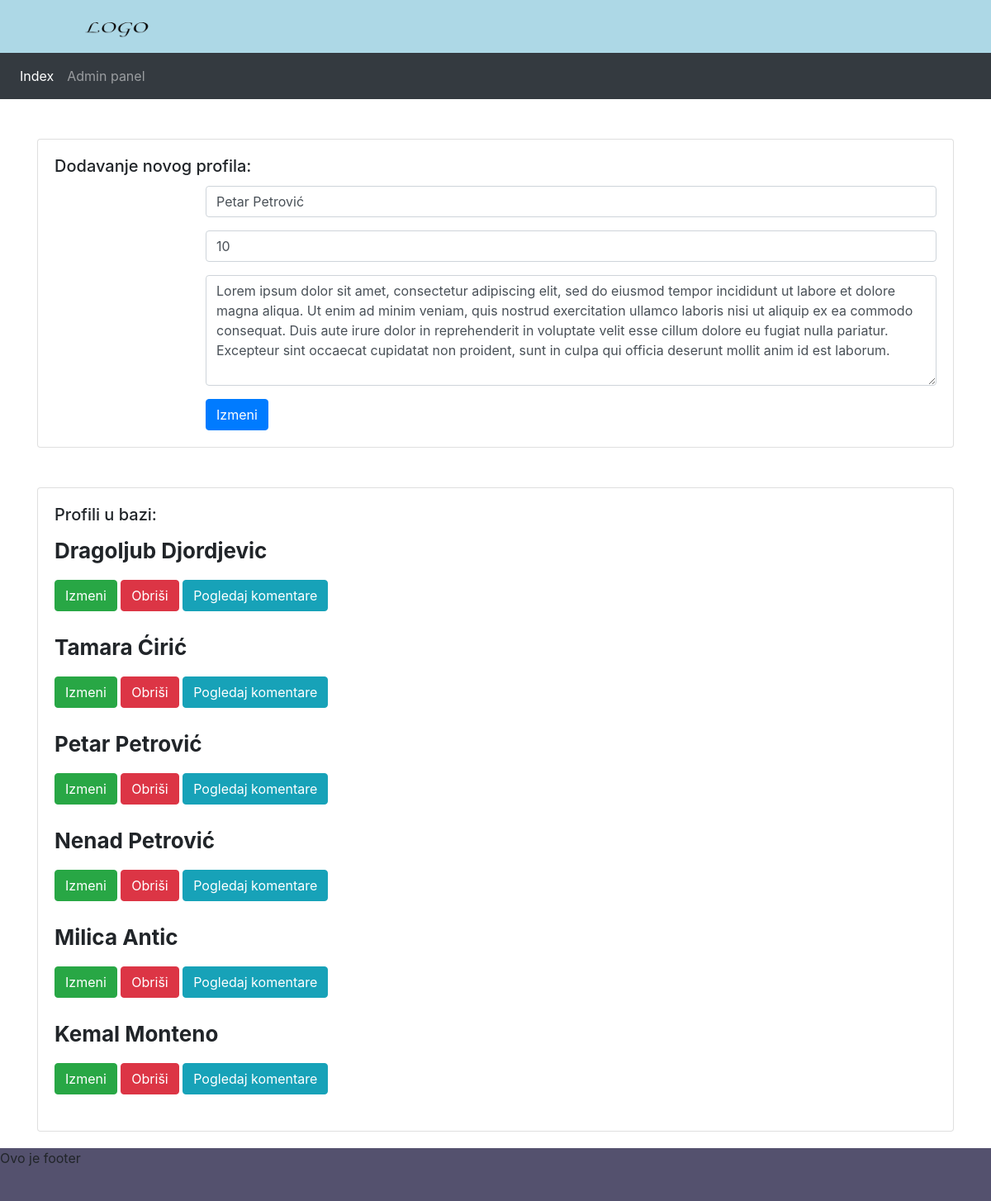
Screenshot of /controllers/admin.php?id=4&update with the database file from the repository.
### tables this page shows
CREATE TABLE `profiles` (
  `profile_id` int(11) NOT NULL AUTO_INCREMENT,
  `profile_name` varchar(50) DEFAULT NULL,
  `profile_price` int(11) DEFAULT NULL,
  `profile_description` longtext,
  `profile_image` varchar(50) DEFAULT NULL,
  PRIMARY KEY (`profile_id`)
);

### classes/Template.php (called while the page is built, shortened)
<?php
class Template {
    protected $template;
    public function __construct($template){
        $this->template = $template;
    }
    public function __toString(){
    	include basename($this->template);
      	return ob_get_clean();
    }
}

### classes/Database.php (called while the page is built, shortened)
<?php
class Database {
	private $host = DB_HOST;
	private $user = DB_USER;
	private $pass = DB_PASS;
	private $dbname = DB_NAME;
	private $dbh;
	private $stmt;
	public function __construct() {
		$dsn = 'mysql:host=' . $this->host . ';dbname=' . $this->dbname;
		$options = array (
				PDO::ATTR_ERRMODE => PDO::ERRMODE_EXCEPTION,
                PDO::MYSQL_ATTR_INIT_COMMAND => "SET NAMES utf8mb4"
		);
		try {
			$this->dbh = new PDO ($dsn, $this->user, $this->pass, $options);
		}
		catch ( PDOException $e ) {
			$this->error = $e->getMessage();
		}
	}
	public function query($query) {
		$this->stmt = $this->dbh->prepare($query);
	}
	public function execute(){
		return $this->stmt->execute();
	}
	public function resultset(){
		$this->execute();
		return $this->stmt->fetchAll(PDO::FETCH_OBJ);
	}
	public function single(){
		$this->execute();
		return $this->stmt->fetch(PDO::FETCH_OBJ);
	}
}

### classes/Profile.php (called while the page is built, shortened)
<?php
class Profile
{
    private $database;
    public function __construct($db)
    {
        $this->database = $db;
    }
    public function readAllProfiles()
    {
        $this->database->query("SELECT * FROM `profiles` ");
        return $this->database->resultset();
    }
    public function getSingleProfile($id)
    {
        $this->database->query("SELECT * FROM `profiles` where profile_id=$id");
        return $this->database->single();
    }
}

### templates/admin.php (the view, shortened to what this page needs)
<div class="card mt-5">
    <div class="card-body">
        <h5 class="card-title">Dodavanje novog profila:</h5>
        <div class="row">
            <div class="col md-6 offset-2">
                <form action="admin.php" method="post">
                    <div class="form-group">
                        <input type="text" placeholder="Unesite ime" class="form-control" name="name"
                               value="<?php if (isset($singleProfile)) echo $singleProfile->profile_name ?>" required>
                    </div>
                    <div class="form-group">
                        <input type="number" class="form-control" placeholder="Unesite cenu po satu" name="price"
                               value="<?php if (isset($singleProfile)) echo $singleProfile->profile_price ?>" required>
                    </div>
                    <div class="form-group">
                        <textarea class="form-control" cols="30" rows="5" placeholder="Podaci o profilu"
                                  name="description"
                                  required><?php if (isset($singleProfile)) echo $singleProfile->profile_description ?></textarea>
                    </div>
                    <input class="btn btn-primary" type="submit"
                           value="<?php if (isset($singleProfile)) echo 'Izmeni'; else echo 'Unesi' ?>"
                           name="<?php if (isset($singleProfile)) echo 'update_profile'; else echo 'insert_profile' ?>">
                </form>
            </div>
        </div>
    </div>
</div>
<div class="card mt-5">
    <div class="card-body">
        <h5 class="card-title">Profili u bazi:</h5>
        <?php
        foreach ($profiles as $profile) : ?>
            <div>
                <p class="profile_name"><?php echo $profile->profile_name; ?></p>
                <a class="btn btn-success" href='admin.php?id=<?php echo $profile->profile_id ?>&update'>Izmeni </a>
                <a class="btn btn-danger"
                   onclick="return confirm('Da li ste sigurni da želite da obrišete ovaj profil?')"
                   href='admin.php?id=<?php echo $profile->profile_id ?>&action=delete'>Obriši </a>
                <a class="btn btn-info" href='admin_comments.php?id=<?php echo $profile->profile_id ?>'>Pogledaj
                    komentare</a>
            </div>
            <br>
        <?php endforeach; ?>
    </div>
</div>

### assets/css/style.css (style rules this page uses)
.profile_name { font-size: 26px; font-weight: bolder; }

### rows the page displays
profiles: name "Petar Petrović", price "10", description "Lorem ipsum dolor sit amet, consectetur adipiscing elit, sed do eiusmod tempor incididunt ut labore et dolore magna aliqua. Ut enim ad minim veniam, quis nostrud exercitation ullamco laboris nisi ut aliquip ex ea commodo consequat. Duis aute irure dolor in reprehenderit in voluptate velit esse cillum dolore eu fugiat nulla pariatur. Excepteur sint occaecat cupidatat non proident, sunt in culpa qui officia deserunt mollit anim id est laborum.", profile_name "Petar Petrović"
profiles: profile_name "Dragoljub Djordjevic"
profiles: profile_name "Tamara Ćirić"
profiles: profile_name "Nenad Petrović"
profiles: profile_name "Milica Antic"
profiles: profile_name "Kemal Monteno"
